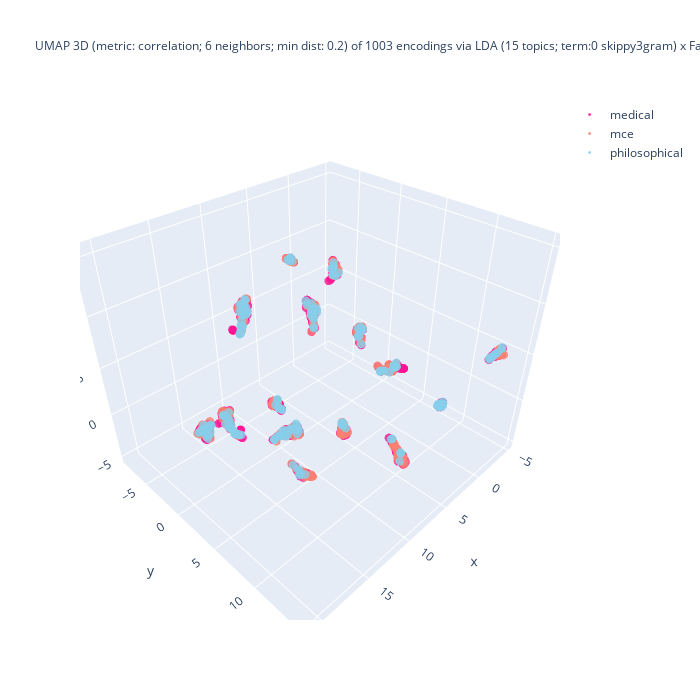

Source (notebook cell):
### Code cell
%%capture --no-display

## Plotlyを使って tSNE の結果の可視化 (3D)
import plotly.graph_objects as go
import numpy as np
#
domain_ids = set(encoded_df['domain_id'])
reverse_domain_list = False
if reverse_domain_list:
    domain_ids = sorted(domain_list, reverse = True)
## layered/traced drawing
fig = go.Figure()
for domain_id in domain_ids:
    # set marker size of the target domain
    if domain_id == [ i for k, v in domain_encoding.items() if k == target_domain ][0]:
        size_val = 5
    else:
        size_val = 3
    part = encoded_df[ encoded_df['domain_id'] == domain_id ]
    color = colormap[domain_id]
    print(f"color: {color}")
    fig.add_trace(
        go.Scatter3d(
            x = part['D1'], y = part['D2'], z = part['D3'],
            name = domain_back_encoding[domain_id],
            mode = 'markers',
            marker = dict(size = size_val, opacity = 0.8),
            #marker_colorscale = list(colormap.values()),
            marker_color = color,
            showlegend = True
        )
    )

## 3D 散布図にラベルを追加する処理は未実装
df_size = len(df)
if use_UMAP:
    title_header = f"UMAP 3D (metric: {umap_metric}; {umap_n_neighbors} neighbors; min dist: {umap_min_dist}) of {df_size} encodings via\n"
else:
    title_header = f"t-SNE 3D (ppl: {doc_perplexity_val}) of {df_size} encodings of via\n"
if use_FastText:
    if use_LDA:
        title_body = f"LDA ({n_topics} topics; term:0 {lda_term_type}) x FastText ({ft_n_dims} dims; term: {ft_term_type}; window: {ft_window_size})"
    else:
        title_body = f"FastText ({ft_n_dims} dims; term: {ft_term_type}; window: {ft_window_size})"
else:
    title_body = f"LDA ({n_topics} topics; term: {lda_term_type})"
#
title_val = title_header + title_body
fig.update_layout(title = dict(text = title_val, font_size = 12), autosize = False, width = 700, height = 700)
fig.show()

### Figure 1 — Plotly figure (JSON) as saved in the notebook; plotly's stock layout.template omitted (floating-point values rounded to 4 significant figures; data arrays with more than 128 entries replaced by an {"elided": "..."} marker saying what was removed)
{"data": [{"marker": {"color": "deeppink", "opacity": 0.8, "size": 3}, "mode": "markers", "name": "medical", "showlegend": true, "type": "scatter3d", "x": {"elided": "400 float values"}, "y": {"elided": "400 float values"}, "z": {"elided": "400 float values"}}, {"marker": {"color": "salmon", "opacity": 0.8, "size": 3}, "mode": "markers", "name": "mce", "showlegend": true, "type": "scatter3d", "x": {"elided": "400 float values"}, "y": {"elided": "400 float values"}, "z": {"elided": "400 float values"}}, {"marker": {"color": "skyblue", "opacity": 0.8, "size": 3}, "mode": "markers", "name": "philosophical", "showlegend": true, "type": "scatter3d", "x": {"elided": "203 float values"}, "y": {"elided": "203 float values"}, "z": {"elided": "203 float values"}}], "layout": {"autosize": false, "height": 700, "title": {"font": {"size": 12}, "text": "UMAP 3D (metric: correlation; 6 neighbors; min dist: 0.2) of 1003 encodings via\nLDA (15 topics; term:0 skippy3gram) x FastText (8 dims; term: 2gram; window: 5)"}, "width": 700}}
